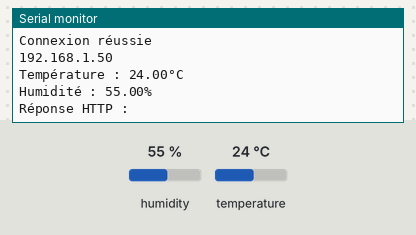
Simulated run of this sketch. Board: ESP8266 (NodeMCU). Shown: the last lines printed to the serial monitor. The inputs (shaded band) are chosen by the test bench; at power-on: humidity 55 %, temperature 24 °C. WiFi joins after 1.5 s; servers stay silent unless stated; uploads are accepted with an empty reply.

Above: at 3.2 s.
3.3 s: humidity set to 22 %
10.9 s: temperature set to 12 °C
At 12.41 s:
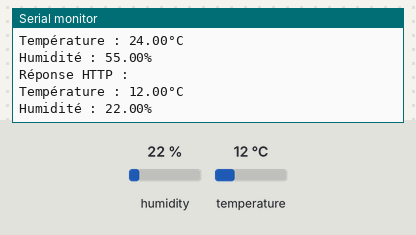
18.5 s: humidity set to 40 %
At 23.6 s:
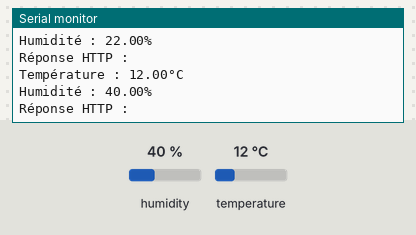

Measured:
- after the input at 10.9 s, the serial monitor: prints a new line after 1.3 s (image 1)
- after the input at 18.5 s, the serial monitor: prints a new line after 4.0 s (image 2)

The sketch:

http_html.ino
```cpp
#include <ESP8266WiFi.h>
#include <ESP8266HTTPClient.h>
#include <DHT.h>

// Configuration du WiFi
const char* ssid = "test1"; // Nom du réseau WiFi
const char* password = "rylszzzz"; // Mot de passe WiFi

// URL du serveur Node-RED
String serverUrl = "http://172.20.10.3:8000/api/sensors/temperature";

// Configuration du capteur DHT11
#define DHTPIN 13  // Broche connectée au DHT11
#define DHTTYPE DHT11
DHT dht(DHTPIN, DHTTYPE); // Initialisation du capteur DHT11

// Création de l'objet WiFiClient
WiFiClient wifiClient;

void setup() {
  Serial.begin(115200);

  // Connexion au WiFi
  WiFi.begin(ssid, password);
  while (WiFi.status() != WL_CONNECTED) {
    delay(1000);
    Serial.print("Statut : ");
    Serial.println(WiFi.status());  // Afficher le statut WiFi
  }

  Serial.println("Connexion réussie");
  Serial.println(WiFi.localIP()); // Adresse IP locale

  // Initialisation du capteur DHT
  dht.begin();
}

void loop() {
  // Lecture des données de température et d'humidité
  float temperature = dht.readTemperature();
  float humidity = dht.readHumidity();

  // Vérification de la lecture
  if (isnan(temperature) || isnan(humidity)) {
    Serial.println("Erreur de lecture des données.");
    return;
  }

  // Affichage des données
  Serial.println("Température : " + String(temperature) + "°C");
  Serial.println("Humidité : " + String(humidity) + "%");

  // Création d'un client HTTP
  if (WiFi.status() == WL_CONNECTED) {
    HTTPClient http;

    // Initialisation de la connexion HTTP avec l'URL
    http.begin(wifiClient, serverUrl);
    http.addHeader("Content-Type", "application/json"); // Définir le type de contenu JSON

    // Préparation des données JSON
    String jsonData = "{\"temperature\": " + String(temperature) + ", \"humidity\": " + String(humidity) + "}";

    // Envoi de la requête POST
    int httpResponseCode = http.POST(jsonData);

    // Vérification et affichage de la réponse HTTP
    if (httpResponseCode > 0) {
      String response = http.getString();
      Serial.println("Réponse HTTP : " + response);
    } else {
      Serial.print("Échec du POST, code d'erreur : ");
      Serial.println(httpResponseCode);  // Afficher le code d'erreur HTTP
    }

    // Fin de la requête HTTP
    http.end();
  }

  // Envoi des données toutes les 10 secondes
  delay(10000);
}
```
